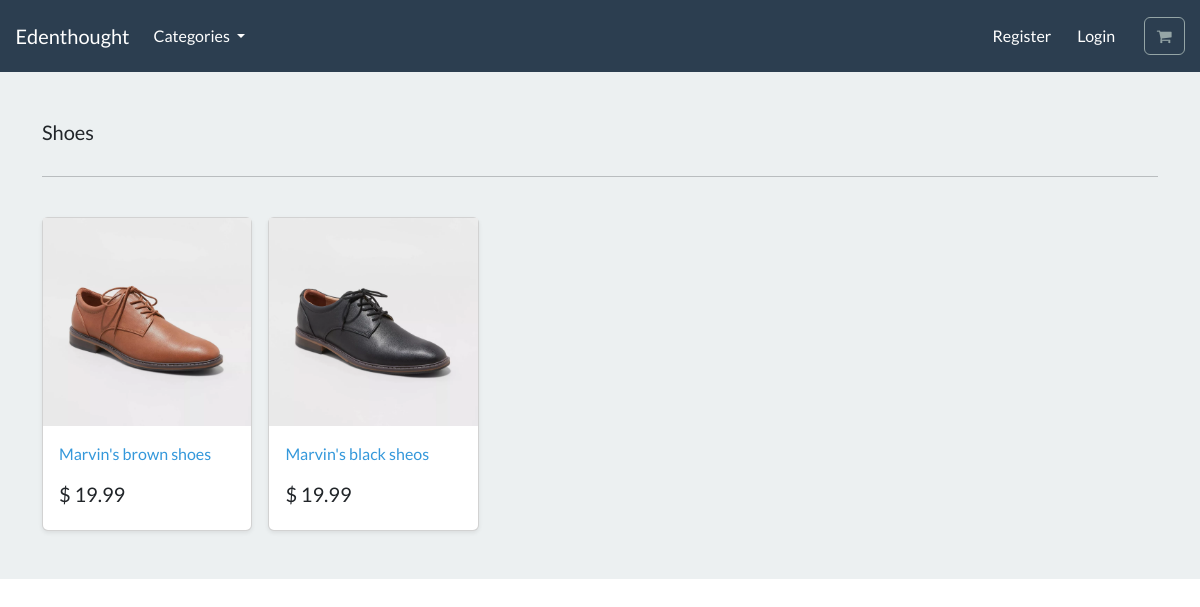
The page /search/shoes/ on the database its author committed.
### store/models.py (models this page shows, shortened)
class Category(models.Model):
  name = models.CharField(max_length=250 , db_index=True)
  slug = models.SlugField(max_length=250 , unique=True)
  class Meta:
    verbose_name_plural = 'categories'
  def get_absolute_url(self):
    return reverse('list-category', args={self.slug})

class Product(models.Model):
  category = models.ForeignKey(Category, related_name='product' ,on_delete=models.CASCADE,null=True)
  title = models.CharField(max_length=250)
  brand = models.CharField(max_length=250 , default='un-branded')
  description = models.TextField(blank=True )
  slug = models.SlugField(max_length=255)
  price = models.DecimalField(max_digits=4, decimal_places=2)
  image = models.ImageField(upload_to='images/')
  class Meta:
    verbose_name_plural = 'products'
  def get_absolute_url(self):
      return reverse('product-info', args={self.slug})

### store/views.py (the view)
# urls.py: path('search/<slug:category_slug>/',views.list_category, name='list-category'),
def list_category(request, category_slug=None):
    category = get_object_or_404(Category, slug=category_slug)
    products = Product.objects.filter(category=category)
    return render(request, 'store/list-category.html',{'category':category, 'products':products})

### cart/context_processors.py (called while the page is built)
def cart(request):
  return { 'cart': Cart(request)}

### store/views.py (called while the page is built)
def categories(request):
  all_categories = Category.objects.all()
  return{'all_categories': all_categories}

### store/templates/store/list-category.html
{% extends "./base.html" %}
{% load static %}
{% block content %}
<main>
  <div class="album py-5 bg-light">
    <div class="container">
      <div class="pb-3 h5"> {{category.name | capfirst }} </div>
      <hr>
      <br>
      <div class="row row-cols-1 row-cols-sm-2 row-cols-md-5 g-3">
        {% for product in products %}
        <div class="col">
          <div class="card shadow-sm">
          <img class="img-fluid" alt="Responsive image" src="{{product.image.url}}">
            <div class="card-body">
              <p class="card-text">
                <a class="text-info text-decoration-none" href="{{product.get_absolute_url}}"> {{product.title}} </a>
              </p>
              <div class="d-flex justify-content-between align-items-center">
                <h5> $ {{product.price}} </h5>
              </div>
            </div>
          </div>
        </div>
        {% endfor %}
      </div>
    </div>
  </div>
</main>
{% endblock %}

### rows shown on the page
Category: name "Shoes"
Product: image (picture), title "Marvin's brown shoes", price "19.99"
Product: image (picture), title "Marvin's black sheos", price "19.99"
